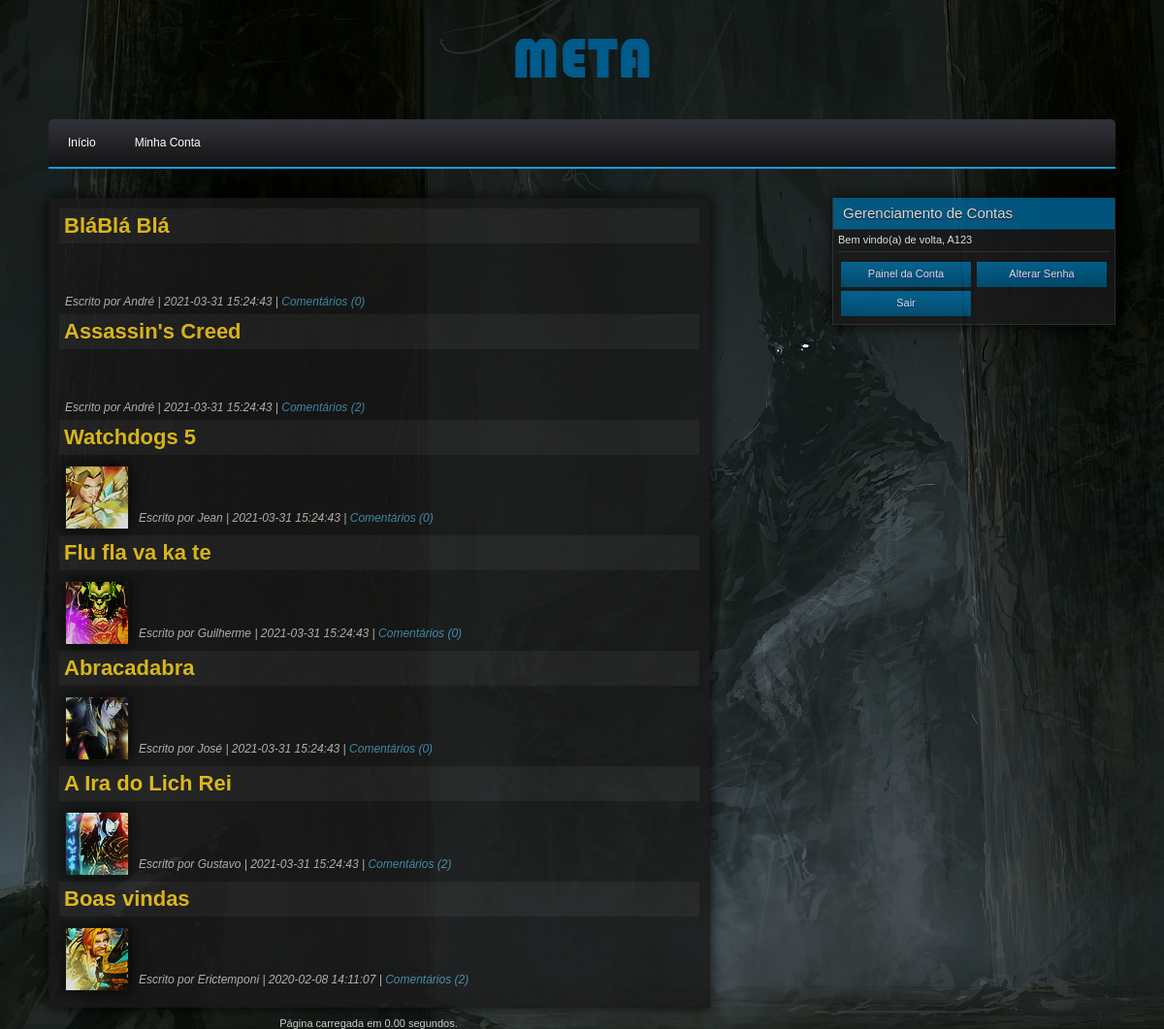
Page /?p=news (signed in) on the committed database.
### tables this page shows
CREATE TABLE IF NOT EXISTS `site_links` (
  `position` int(3) NOT NULL AUTO_INCREMENT,
  `title` varchar(100) DEFAULT '0',
  `url` varchar(150) DEFAULT '0',
  `shownWhen` enum('notlogged','logged','always') DEFAULT NULL,
  UNIQUE KEY `position` (`position`)
);

CREATE TABLE IF NOT EXISTS `news` (
  `id` int(10) NOT NULL AUTO_INCREMENT,
  `title` varchar(100) DEFAULT '0',
  `body` text,
  `author` varchar(100) DEFAULT '0',
  `image` varchar(100) DEFAULT '0',
  `date` datetime DEFAULT NULL,
  PRIMARY KEY (`id`)
);

### pages/news.php (the view, shortened to what this page needs)
<?php
if (isset($_GET['newsid']))
{
	$id = (int)$_GET['newsid'];
	connect::selectDB('webdb');
	$result = mysql_query("SELECT * FROM news WHERE id='".$id."'");
	$row = mysql_fetch_assoc($result); ?>
    <div class='box_two_title'><?php echo $row['title']; ?></div>
    <?php
	$text = preg_replace("#((http|https|ftp)://(\S*?\.\S*?))(\s|\;|\)|\]|\[|\{|\}|,|\"|'|:|\<|$|\.\s)#ie",
	  "'<a href=\"$1\" target=\"_blank\">http://$3</a>$4'",$row['body']);
	echo nl2br($text);
	?>
    <br/><br/>
    <span class='yellow_text'>Escrito por <b><?php echo $row['author'];?></b> | <?php echo $row['date']; ?></span>
    <?php
	 if ($GLOBALS['news']['enableComments']==true)
	 {
		 $result = mysql_query("SELECT poster FROM news_comments WHERE newsid='".$id."' ORDER BY id DESC LIMIT 1");
		 $rows = mysql_fetch_assoc($result);
		 if($rows['poster'] == $_SESSION['cw_user_id'] && isset($_SESSION['cw_user']) && isset($_SESSION['cw_user_id']))
			echo '<span class="attention">Você não pode fazer 2 comentários seguidos!</span>';
	 else
	 {
	?>
    <hr/>
    <h4 class="yellow_text">Comentários</h4>
    <?php
	connect::selectDB('webdb');
	$chk = mysql_query("SELECT poster FROM `news_comments` WHERE `newsid` = " . $id . " ORDER BY id DESC LIMTI 1");
	$chkrow = mysql_fetch_assoc($chk);
	if ($_SESSION['cw_user'] and $chkrow['poster'] != $_SESSION['cw_user_id']) {
	?>
    <form action="?p=news&newsid=<?php echo $id; ?>" method="post">
    <table width="100%">
    	<tr>
    		<td>
   			    <textarea id="newscomment_textarea" name="text">Comentar esta postagem...</textarea>
            </td>
   		    <td>
            	<input type="submit" value="Enviar" name="comment">
            </td>
    	</tr>
    </table>
    </form>
    <br/>
    <?php
	}
	elseif($chkrow['poster'] == $_SESSION['cw_user_id'])
	{
		echo '<span class="note">Você não pode fazer comentários seguidos!</span>';
	}
	else
		echo '<span class="note">Entre para poder comentar!</span>';
	}
	if (isset($_POST['comment']))
	{
		if (isset($_POST['text']) && isset($_SESSION['cw_user']) && strlen($_POST['text']) <= 1000)
		{
			$text = mysql_real_escape_string(trim($_POST['text']));
			if(!empty($text) and $text != 'Comentar esta postagem...')
			{
				connect::selectDB('webdb');
				$chk = mysql_query("SELECT poster FROM `news_comments` WHERE `newsid` = " . $id . " ORDER BY id DESC LIMTI 1");
				$chkrow = mysql_fetch_assoc($chk);
				if($chkrow['poster'] != $_SESSION['cw_user_id'])
				{
					mysql_query("INSERT INTO news_comments (newsid,text,poster,ip)
					VALUES ('".$id."','".$text."','".$_SESSION['cw_user_id']."','".$_SERVER['REMOTE_ADDR']."')");
				}
			}
			header("Location: ?p=news&newsid=".$id);
            exit;
		}
	}
    $result = mysql_query("SELECT * FROM news_comments WHERE newsid='".$row['id']."' ORDER BY id ASC");
	if (mysql_num_rows($result)==0)
		echo "<span class='alert'>Nenhum comentário foi feito ainda!</span>";
	else
	{
		$c = 0;
		while($row = mysql_fetch_assoc($result))
		{
			$c++;
			$text = preg_replace("#((http|https|ftp)://(\S*?\.\S*?))(\s|\;|\)|\]|\[|\{|\}|,|\"|'|:|\<|$|\.\s)#ie",
             "'<a href=\"$1\" target=\"_blank\">http://$3</a>$4'",$row['text']);
			connect::selectDB('logondb');
			$query = mysql_query("SELECT username,id FROM account WHERE id='".$row['poster']."'");
			$pi = mysql_fetch_assoc($query);
			$user = ucfirst(strtolower($pi['username']));
			?>
			<div class="news_comment" id="comment-<?php echo $row['id']; ?>">
                <div class="news_comment_user"><?php echo $user;
					?>
                </div>
                <div class="news_comment_body">
                <span id="comment-<?php echo $row['id']; ?>-content">
					<?php echo nl2br(htmlentities($text));
				echo '</span>';
			   ?>
               <div class='news_count'>
               		<?php echo '#'.$c; ?>
               </div>
              </div>
            </div>
            <?php
		}
	}
}
}
else
{
	 $result = mysql_query("SELECT * FROM news ORDER BY id DESC");
	 while($row = mysql_fetch_assoc($result))
	 {
			if(file_exists($row['image']))
			{
			 ?>
             	<table class="news" width="100%">
                    <tr>
                        <td><h3 class="yellow_text"><?php echo $row['title']; ?></h3></td>
                    </tr>
				</table>
				<table class="news_content" cellpadding="4">
                   <tr>
                      <td><img src="<?php echo $row['image']; ?>" alt=""/></td>
                      <td>
              <?php
			}
			else
			{
				?>
                <table class="news" width="100%">
                    <tr>
                        <td><h3 class="yellow_text"><?php echo $row['title']; ?></h3></td>
                    </tr>
               </table>
               <table class="news_content" cellpadding="4">
                   <tr>
                       <td>
                <?php
			}
			$commentsNum = mysql_query("SELECT COUNT(id) FROM news_comments WHERE newsid='".$row['id']."'");
			if($GLOBALS['news']['enableComments']==TRUE)
				$comments = '| <a href="?p=news&amp;newsid='.$row['id'].'">Comentários ('.mysql_result($commentsNum,0).')</a>';
			else
				$comments = NULL;
			echo '
			<br/><br/><br/>
			<i class="gray_text"> Escrito por '.$row['author'].' | '.$row['date'].' '.$comments.'</i>
			</td>
			</tr>
			</table>';
	 }
}

### modules/menu.php (shortened to what this page needs)
<?php
if (!isset($_SESSION['cw_user']))
	$sql = "WHERE shownWhen = 'always' OR shownWhen = 'notlogged'";
else
	$sql = "WHERE shownWhen = 'always' OR shownWhen = 'logged'";
 $getMenuLinks = mysql_query("SELECT * FROM site_links ".$sql." ORDER BY position ASC");
 while($row = mysql_fetch_assoc($getMenuLinks))
 {
	 $curr = substr($row['url'],3);
	 if ($_GET['p']==$curr)
			 echo '<li><a href="'.$row['url'].'" class="current">'.$row['title'].'</a></li>';
	 else
		 echo '<li><a href="'.$row['url'].'">'.$row['title'].'</a></li>';
 }

### styles/default/style.css (style rules this page uses)
body { background-color: #090909; background-image: url(images/bg.jpg); color: #fff; font-family: 'Calibri', 'newCalibri', 'Arial'; font-size: 11px; background-repeat: no-repeat; background-attachment: scroll; background-position: top center; margin: 0; padding: 0; top: 0; }
#wrapper { width: 1100px; position: relative; margin: 0px auto; }
a { color: #4A9DC1; text-decoration:none; cursor: pointer; }
h3 { margin: 2px; font-size: 22px; }
table { font-size: 12px !important; }
#logo { margin-top: 40px; }
.cssmenu ul, .cssmenu li, .cssmenu span, .cssmenu a { margin: 0; padding: 0; position: relative; }
.cssmenu { height: 49px; border-radius: 5px 5px 0 0; -moz-border-radius: 5px 5px 0 0; -webkit-border-radius: 5px 5px 0 0; background: #141414; background: -moz-linear-gradient(top, #32323a 0%, #141414 100%); background: -webkit-gradient(linear, left top, left bottom, color-stop(0%, #32323a), color-stop(100%, #141414)); background: -webkit-linear-gradient(top, #32323a 0%, #141414 100%); background: -o-linear-gradient(top, #32323a 0%, #141414 100%); background: -ms-linear-gradient(top, #32323a 0%, #141414 100%); background: linear-gradient(to bottom, #32323a 0%, #141414 100%); filter: progid:DXImageTransform.Microsoft.Gradient(StartColorStr='#32323a', EndColorStr='#141414', GradientType=0); border-bottom: 2px solid #0fa1e0; }
.cssmenu:after, .cssmenu ul:after { content: ''; display: block; clear: both; }
.cssmenu a { background: #141414; background: -moz-linear-gradient(top, #32323a 0%, #141414 100%); background: -webkit-gradient(linear, left top, left bottom, color-stop(0%, #32323a), color-stop(100%, #141414)); background: -webkit-linear-gradient(top, #32323a 0%, #141414 100%); background: -o-linear-gradient(top, #32323a 0%, #141414 100%); background: -ms-linear-gradient(top, #32323a 0%, #141414 100%); background: linear-gradient(to bottom, #32323a 0%, #141414 100%); filter: progid:DXImageTransform.Microsoft.Gradient(StartColorStr='#32323a', EndColorStr='#141414', GradientType=0); color: #ffffff; display: inline-block; font-family: Helvetica, Arial, Verdana, sans-serif; font-size: 12px; line-height: 49px; padding: 0 20px; text-decoration: none; }
.cssmenu ul { list-style: none; }
.cssmenu > ul { float: left; }
.cssmenu > ul > li { float: left; }
.cssmenu > ul > li:first-child a { border-radius: 5px 0 0 0; -moz-border-radius: 5px 0 0 0; -webkit-border-radius: 5px 0 0 0; }
.cssmenu > ul > li:last-child a { border-radius: 0 5px 0 0; -moz-border-radius: 0 5px 0 0; -webkit-border-radius: 0 5px 0 0; }
#middlecontent { position: relative; float: left; width: 778px; margin-top: 30px; }
#rightcontent { position: relative; float: left; width: 290px; margin-top: 30px; margin-left: 30px; }
.box_two { position: relative; float:left; width:660px; padding: 10px; -moz-box-shadow: 0px 0px 14px #000; -webkit-box-shadow: 0px 0px 14px #000; box-shadow: 0px 0px 14px #000; background-color: #191919; background-repeat:repeat-x; float:left; border: 1px solid #171717; opacity: 0.84; }
#footer { position: relative; float: left; width: 660px; text-align:center; color: #ccc; top: 10px; }
.yellow_text { color: #FFD31C; }
.gray_text { color: #ccc; }
.news { background-color: #252525; margin-bottom: 5px; width: 100%; }
.news_content img { border: 1px solid #141414; -moz-box-shadow: 0px 0px 14px #000; -webkit-box-shadow: 0px 0px 14px #000; box-shadow: 0px 0px 14px #000; max-width: 180px; vertical-align:top; }

### rows in the picture
site_links: title "Início"
site_links: title "Minha Conta"
news: title "BláBlá Blá", author "André", date "2021-03-31 15:24:43", commentsNum "0"
news: title "Assassin's Creed", author "André", date "2021-03-31 15:24:43", commentsNum "2"
news: title "Watchdogs 5", image (picture), author "Jean", date "2021-03-31 15:24:43", commentsNum "0"
news: title "Flu fla va ka te", image (picture), author "Guilherme", date "2021-03-31 15:24:43", commentsNum "0"
news: title "Abracadabra", image (picture), author "José", date "2021-03-31 15:24:43", commentsNum "0"
news: title "A Ira do Lich Rei", image (picture), author "Gustavo", date "2021-03-31 15:24:43", commentsNum "2"
news: title "Boas vindas", image (picture), author "Erictemponi", date "2020-02-08 14:11:07", commentsNum "2"

### other values in the picture
$end "0.00"
$_SESSION['cw_user'] "A123"
